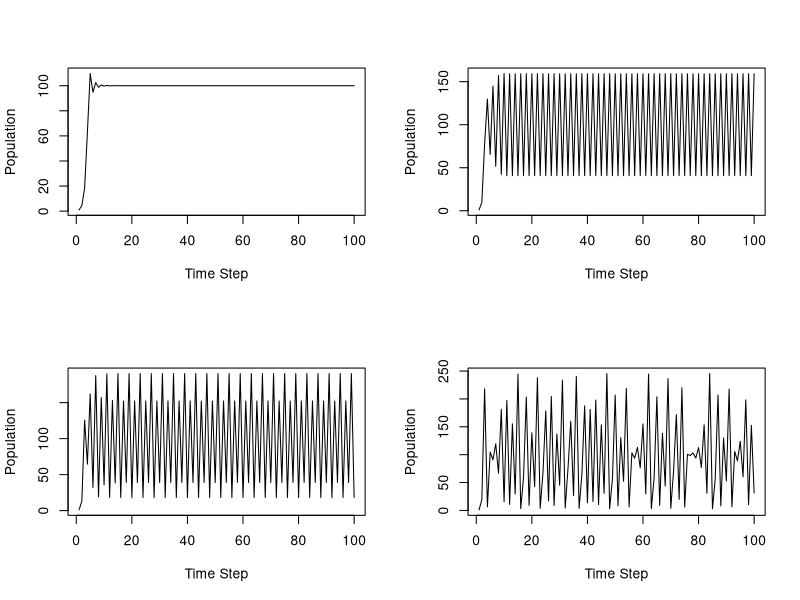

This chart was generated by the following R code:
#Noam Ross, ECL298 Exercise Week 2 
#Plot Ricker Model Behavior at multiple values of R

rm(list=ls()) #clear workspace

#define parameters
R = c(1.5, 2.3, 2.6, 3.0) #set of R values to plot
K = 100  #carrying capacity
Tmax = 100 #length of time to run model
n1 = c(1, 1, 1, 1) #starting conditions

Ricker <- function(n,r,k) { #define Ricker n(t+1) for n with r and k parameters
	ntplus1 = n*exp(r*(1-(n/k)))
	return(ntplus1)
	}

n = matrix(0,length(R),Tmax) #define output matrix
n[,1] = n1 #set first column of matrix as starting conditions
T = 1:Tmax #create time vector

for(t in 2:Tmax) { 				#run Ricker function to Tmax, filling n
	n[,t] = Ricker(n[,t-1],R,K)
	}
	
par(mfrow=c(2,2)) # create a 2x2 graphics space that will be filled by rows

plot(T,n[1,],type="l",xlab = "Time Step", ylab="Population")  #plot all four plots
plot(T,n[2,],type="l",xlab = "Time Step", ylab="Population")
plot(T,n[3,],type="l",xlab = "Time Step", ylab="Population")
plot(T,n[4,],type="l",xlab = "Time Step", ylab="Population")

